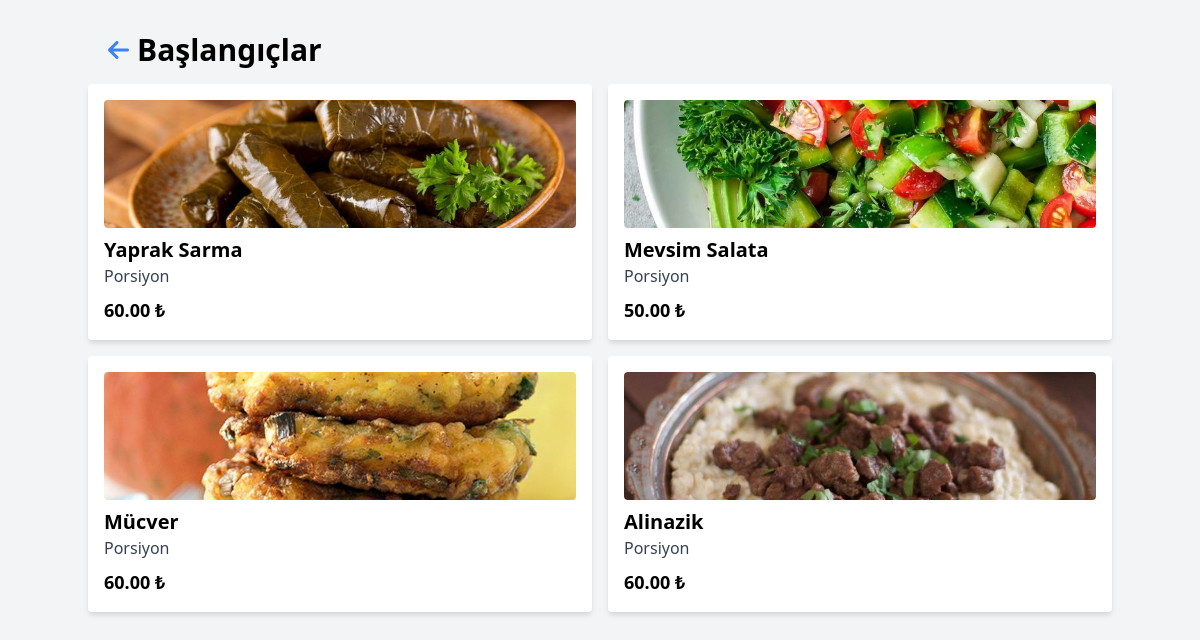
The app's page /category/4/ with its own data.
### menu/models.py (models this page shows, shortened)
class Category(models.Model):
    name = models.CharField(max_length=100)
    image = models.ImageField(upload_to='categories/')
    link = models.URLField()

class MenuItem(models.Model):
    category = models.ForeignKey(Category, on_delete=models.CASCADE, related_name='menu_items')
    name = models.CharField(max_length=100)
    description = models.TextField()
    price = models.DecimalField(max_digits=10, decimal_places=2)
    image = models.ImageField(upload_to='menu_items/')

### menu/views.py (the view)
# urls.py: path('category/<int:category_id>/', category_detail, name='category_detail'),
def category_detail(request, category_id):
    category = get_object_or_404(Category, id=category_id)
    menu_items = category.menu_items.all()
    return render(request, 'menu/category_detail.html', {'category': category, 'menu_items': menu_items})

### menu/templates/menu/category_detail.html (shortened to what this page needs)
<!DOCTYPE html>
<html lang="en">
<head>
    <link href="https://cdnjs.cloudflare.com/ajax/libs/tailwindcss/2.2.19/tailwind.min.css" rel="stylesheet">
    <link rel="stylesheet" href="https://cdnjs.cloudflare.com/ajax/libs/font-awesome/6.0.0-beta3/css/all.min.css">
    {% load static %}
    <link rel="stylesheet" href="{% static 'css/spinner.css' %}">
</head>
<body class="bg-gray-100">
    <div class="container mx-auto py-8">
        <div class="flex items-center mb-4 ml-5">
            <a href="{% url 'home' %}" class="text-blue-500 text-2xl mr-2 hover:text-blue-700">
                <i class="fas fa-arrow-left"></i>
            </a>
            <h1 class="text-3xl font-bold">{{ category.name }}</h1>
        </div>
        <div class="grid grid-cols-1 sm:grid-cols-2 md:grid-cols-2 gap-4">
            {% for item in menu_items %}
            <div class="bg-white shadow-md rounded p-4">
                <img src="{{ item.image.url }}" alt="{{ item.name }}" class="w-full h-32 object-cover rounded">
                <h2 class="text-xl font-semibold mt-2">{{ item.name }}</h2>
                <p class="text-gray-700">{{ item.description }}</p>
                <p class="text-lg font-bold mt-2">{{ item.price }} ₺</p>
            </div>
            {% endfor %}
        </div>
    </div>
</body>
</html>

### records on screen
Category: name "Başlangıçlar"
MenuItem: image (picture), name "Yaprak Sarma", description "Porsiyon", price "60.00"
MenuItem: image (picture), name "Mevsim Salata", description "Porsiyon", price "50.00"
MenuItem: image (picture), name "Mücver", description "Porsiyon", price "60.00"
MenuItem: image (picture), name "Alinazik", description "Porsiyon", price "60.00"
